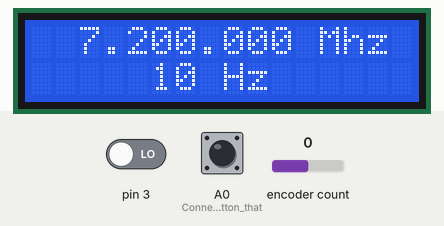
A sketch run on a simulated Arduino Uno, built with avr-gcc and run on an emulated ATmega328P. Shown: 16×2 character LCD. The inputs (shaded band) are chosen by the test bench; at power-on: A0 (Connect_to_a_button_that) HIGH, encoder count 0, pin 3 LOW. EEPROM starts erased.

Above: at 1.2 s.
1.3 s: A0 (Connect_to_a_button_that) pulled LOW for 1 s
At 2.4 s:
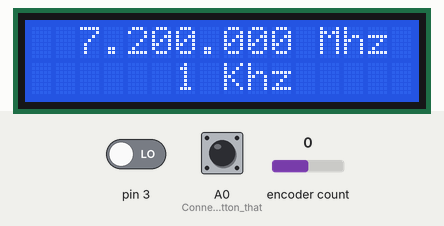
3.8 s: A0 (Connect_to_a_button_that) pulled LOW for 3.2 s
At 4.94 s:
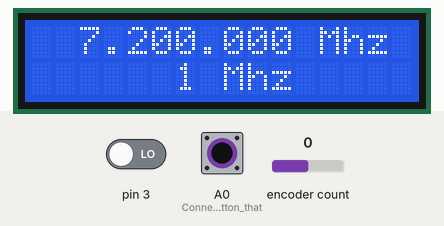
8.5 s: encoder count set to 1
At 8.9 s:
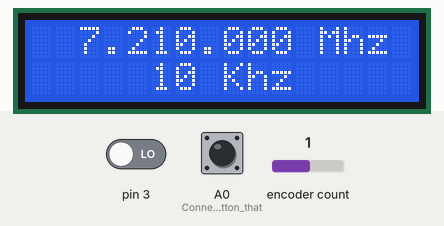
10.0 s: encoder count set to 2
At 11.2 s:
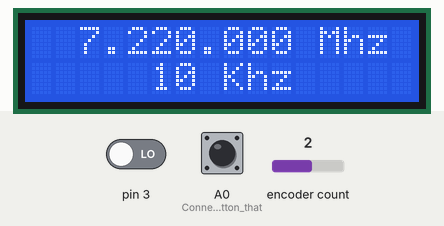
11.5 s: encoder count set to 3
At 12.4 s:
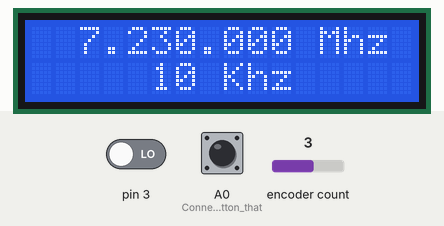
Timing chart, 0 to 14.0 s (numbered marks = the images above; inputs shaded):
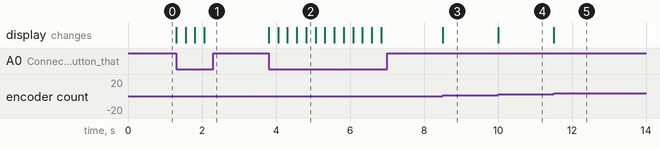

Measured:
- after the input at 1.3 s, the display: first changes at once (image 1 shows a later state)
- after the input at 3.8 s, the display: first changes at once (image 2 shows a later state)
- after the input at 8.5 s, the display: changes at once (image 3)
- after the input at 10.0 s, the display: changes at once (image 4)
- after the input at 11.5 s, the display: changes at once (image 5)

The sketch:

AD9850_LCD_ROTARY_WMENUS.ino
```cpp
/*
Main code by Richard Visokey AD7C - www.ad7c.com
Revision 2.0 - November 6th, 2013
*/

// Include the library code
#include <LiquidCrystal.h>
#include <rotary.h>
#include <EEPROM.h>

//Setup some items
#define W_CLK 8   // Pin 8 - connect to AD9850 module word load clock pin (CLK)
#define FQ_UD 9   // Pin 9 - connect to freq update pin (FQ)
#define DATA 10   // Pin 10 - connect to serial data load pin (DATA)
#define RESET 11  // Pin 11 - connect to reset pin (RST)
#define pulseHigh(pin) {digitalWrite(pin, HIGH); digitalWrite(pin, LOW); }
Rotary r = Rotary(2,3); // sets the pins the rotary encoder uses.  Must be interrupt pins.
LiquidCrystal lcd(12, 13, 7, 6, 5, 4); // I used an odd pin combination because I need pin 2 and 3 for the interrupts.
int_fast32_t rx=7200000; // Starting frequency of VFO
int_fast32_t rx2=1; // variable to hold the updated frequency
int_fast32_t increment = 10; // starting VFO update increment in HZ.
int buttonstate = 0;
String hertz = "10 Hz";
int  hertzPosition = 5;
byte ones,tens,hundreds,thousands,tenthousands,hundredthousands,millions ;  //Placeholders
String freq; // string to hold the frequency
int_fast32_t timepassed = millis(); // int to hold the arduino miilis since startup
int memstatus = 1;  // value to notify if memory is current or old. 0=old, 1=current.


int ForceFreq = 1;  // Change this to 0 after you upload and run a working sketch to activate the EEPROM memory.  YOU MUST PUT THIS BACK TO 0 AND UPLOAD THE SKETCH AGAIN AFTER STARTING FREQUENCY IS SET!


void setup() {
  pinMode(A0,INPUT); // Connect to a button that goes to GND on push
  digitalWrite(A0,HIGH);
  lcd.begin(16, 2);
  PCICR |= (1 << PCIE2);
  PCMSK2 |= (1 << PCINT18) | (1 << PCINT19);
  sei();
  pinMode(FQ_UD, OUTPUT);
  pinMode(W_CLK, OUTPUT);
  pinMode(DATA, OUTPUT);
  pinMode(RESET, OUTPUT);
  pulseHigh(RESET);
  pulseHigh(W_CLK);
  pulseHigh(FQ_UD);  // this pulse enables serial mode on the AD9850 - Datasheet page 12.
  lcd.setCursor(hertzPosition,1);
  lcd.print(hertz);
   // Load the stored frequency
  if (ForceFreq == 0) {
    freq = String(EEPROM.read(0))+String(EEPROM.read(1))+String(EEPROM.read(2))+String(EEPROM.read(3))+String(EEPROM.read(4))+String(EEPROM.read(5))+String(EEPROM.read(6));
    rx = freq.toInt();
  }
}


void loop() {
  if (rx != rx2){
        showFreq();
        sendFrequency(rx);
        rx2 = rx;
      }

  buttonstate = digitalRead(A0);
  if(buttonstate == LOW) {
        setincrement();
    };

  // Write the frequency to memory if not stored and 2 seconds have passed since the last frequency change.
    if(memstatus == 0){
      if(timepassed+2000 < millis()){
        storeMEM();
        }
      }
}


ISR(PCINT2_vect) {
  unsigned char result = r.process();
  if (result) {
    if (result == DIR_CW){rx=rx+increment;}
    else {rx=rx-increment;};
      if (rx >=30000000){rx=rx2;}; // UPPER VFO LIMIT
      if (rx <=1000000){rx=rx2;}; // LOWER VFO LIMIT
  }
}


// frequency calc from datasheet page 8 = <sys clock> * <frequency tuning word>/2^32
void sendFrequency(double frequency) {
  int32_t freq = frequency * 4294967295/125000000;  // note 125 MHz clock on 9850.  You can make 'slight' tuning variations here by adjusting the clock frequency.
  for (int b=0; b<4; b++, freq>>=8) {
    tfr_byte(freq & 0xFF);
  }
  tfr_byte(0x000);   // Final control byte, all 0 for 9850 chip
  pulseHigh(FQ_UD);  // Done!  Should see output
}
// transfers a byte, a bit at a time, LSB first to the 9850 via serial DATA line
void tfr_byte(byte data)
{
  for (int i=0; i<8; i++, data>>=1) {
    digitalWrite(DATA, data & 0x01);
    pulseHigh(W_CLK);   //after each bit sent, CLK is pulsed high
  }
}

void setincrement(){
  if(increment == 10){increment = 50; hertz = "50 Hz"; hertzPosition=5;}
  else if (increment == 50){increment = 100;  hertz = "100 Hz"; hertzPosition=4;}
  else if (increment == 100){increment = 500; hertz="500 Hz"; hertzPosition=4;}
  else if (increment == 500){increment = 1000; hertz="1 Khz"; hertzPosition=6;}
  else if (increment == 1000){increment = 2500; hertz="2.5 Khz"; hertzPosition=4;}
  else if (increment == 2500){increment = 5000; hertz="5 Khz"; hertzPosition=6;}
  else if (increment == 5000){increment = 10000; hertz="10 Khz"; hertzPosition=5;}
  else if (increment == 10000){increment = 100000; hertz="100 Khz"; hertzPosition=4;}
  else if (increment == 100000){increment = 1000000; hertz="1 Mhz"; hertzPosition=6;}
  else{increment = 10; hertz = "10 Hz"; hertzPosition=5;};
   lcd.setCursor(0,1);
   lcd.print("                ");
   lcd.setCursor(hertzPosition,1);
   lcd.print(hertz);
   delay(250); // Adjust this delay to speed up/slow down the button menu scroll speed.
};

void showFreq(){
    millions = int(rx/1000000);
    hundredthousands = ((rx/100000)%10);
    tenthousands = ((rx/10000)%10);
    thousands = ((rx/1000)%10);
    hundreds = ((rx/100)%10);
    tens = ((rx/10)%10);
    ones = ((rx/1)%10);
    lcd.setCursor(0,0);
    lcd.print("                ");
   if (millions > 9){lcd.setCursor(1,0);}
   else{lcd.setCursor(2,0);}
    lcd.print(millions);
    lcd.print(".");
    lcd.print(hundredthousands);
    lcd.print(tenthousands);
    lcd.print(thousands);
    lcd.print(".");
    lcd.print(hundreds);
    lcd.print(tens);
    lcd.print(ones);
    lcd.print(" Mhz  ");
    timepassed = millis();
    memstatus = 0; // Trigger memory write
};

void storeMEM(){
  //Write each frequency section to a EPROM slot.  Yes, it's cheating but it works!
   EEPROM.write(0,millions);
   EEPROM.write(1,hundredthousands);
   EEPROM.write(2,tenthousands);
   EEPROM.write(3,thousands);
   EEPROM.write(4,hundreds);
   EEPROM.write(5,tens);
   EEPROM.write(6,ones);
   memstatus = 1;  // Let program know memory has been written
};
```
